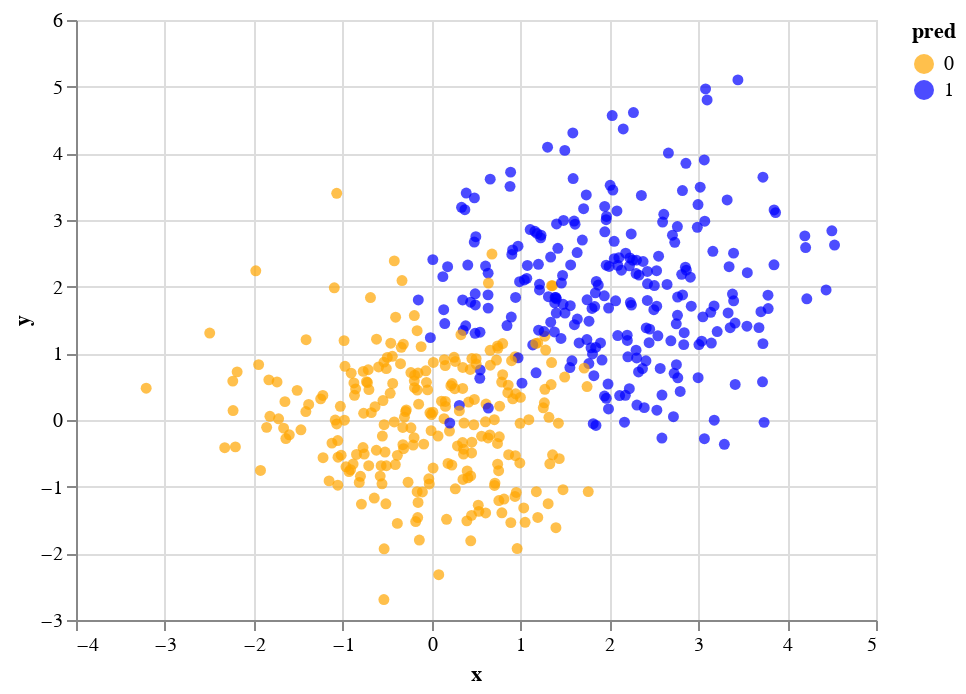

Notebook source saved alongside this figure:
### Markdown cell above
The chart looks almost identical to the true data.

### Code cell
c

### Figure 1 — Vega-Lite specification as saved in the notebook (floating-point values rounded to 4 significant figures; data arrays with more than 128 entries replaced by an {"elided": "..."} marker saying what was removed)
{"config": {"view": {"continuousWidth": 400, "continuousHeight": 300}}, "data": {"name": "data-698eff03744e2f5958acae5e76f50edb"}, "mark": "circle", "encoding": {"color": {"field": "pred", "scale": {"range": ["Orange", "Blue"]}, "type": "nominal"}, "x": {"field": "x", "type": "quantitative"}, "y": {"field": "y", "type": "quantitative"}}, "$schema": "https://vega.github.io/schema/vega-lite/v4.17.0.json", "datasets": {"data-698eff03744e2f5958acae5e76f50edb": {"elided": "500 records"}}}
